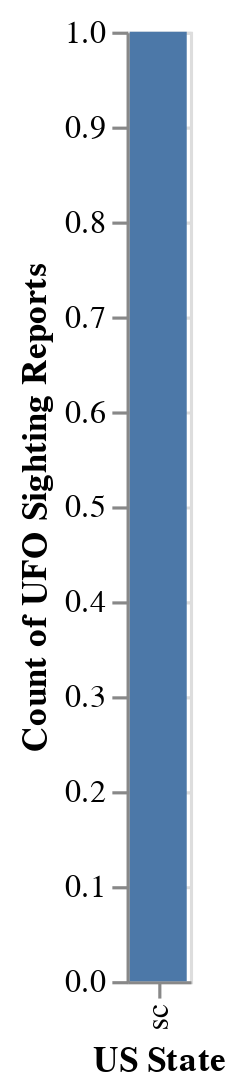

Source (notebook cell):
### Markdown cell above
For my first visualization, I generated a line chart that displays the total number of UFO sightings per year across the United States. This graph provides a high-level view of how UFO reporting frequency has changed over time. A line mark was selected because line charts naturally reveal trends, increases, and decreases in temporal data.

To build the plot, I extracted the year from the ufosDS date column and filtered the dataset so only the rows with sightings in the US were included (df_us). I then computed an aggregation to obtain the total number of sightings for each year. The year is encoded on the x-axis and treated as an ordered field, while the total count is encoded on the y-axis. I avoided adding a color encoding because there is no additional variable needing differentiation. 

Even without interactivity, this line chart is a useful, clear summary of long-term UFO reporting trends.

### Code cell
year_slider = alt.param(
    name="Year",
    bind=alt.binding_range(
        min=df_us['year'].min(),
        max=df_us['year'].max(),
        step=1
    ),
    value=int(df_us['year'].min())
)

ufobarchart = (
    alt.Chart(df_us)
    .mark_bar()
    .encode(
        x=alt.X('state:N', sort='-y', title='US State'),
        y=alt.Y('count():Q', title='Count of UFO Sighting Reports'),
        tooltip=['state:N', 'count():Q']
    )
    .add_params(year_slider)
    .transform_filter("datum.year == Year")
)

ufobarchart

### Figure 1 — Vega-Lite specification as saved in the notebook (floating-point values rounded to 4 significant figures; data arrays with more than 128 entries replaced by an {"elided": "..."} marker saying what was removed)
{"config": {"view": {"continuousWidth": 300, "continuousHeight": 300}}, "data": {"name": "data-4cbb5bb388543570ee977037f4423998"}, "mark": {"type": "bar"}, "encoding": {"tooltip": [{"field": "state", "type": "nominal"}, {"aggregate": "count", "type": "quantitative"}], "x": {"field": "state", "sort": "-y", "title": "US State", "type": "nominal"}, "y": {"aggregate": "count", "title": "Count of UFO Sighting Reports", "type": "quantitative"}}, "params": [{"name": "Year", "bind": {"input": "range", "max": 2014.0, "min": 1939.0, "step": 1}, "value": 1939}], "transform": [{"filter": "datum.year == Year"}], "$schema": "https://vega.github.io/schema/vega-lite/v5.20.1.json", "datasets": {"data-4cbb5bb388543570ee977037f4423998": {"elided": "4051 records"}}}
